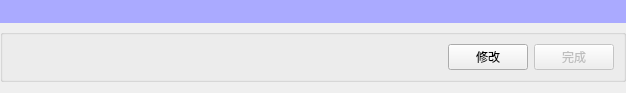
<?xml version="1.0" encoding="UTF-8"?>
<ui version="4.0">
 <class>DishesEdict</class>
 <widget class="QWidget" name="DishesEdict">
  <property name="geometry">
   <rect>
    <x>0</x>
    <y>0</y>
    <width>626</width>
    <height>93</height>
   </rect>
  </property>
  <property name="minimumSize">
   <size>
    <width>0</width>
    <height>0</height>
   </size>
  </property>
  <property name="maximumSize">
   <size>
    <width>16777215</width>
    <height>800</height>
   </size>
  </property>
  <property name="windowTitle">
   <string>Form</string>
  </property>
  <layout class="QVBoxLayout" name="verticalLayout">
   <property name="leftMargin">
    <number>0</number>
   </property>
   <property name="topMargin">
    <number>0</number>
   </property>
   <property name="rightMargin">
    <number>0</number>
   </property>
   <item>
    <widget class="QWidget" name="widget" native="true">
     <property name="styleSheet">
      <string notr="true">background-color: rgb(170, 170, 255);</string>
     </property>
     <layout class="QHBoxLayout" name="horizontalLayout"/>
    </widget>
   </item>
   <item>
    <widget class="QGroupBox" name="groupBox_3">
     <property name="title">
      <string/>
     </property>
     <layout class="QHBoxLayout" name="horizontalLayout_3">
      <item>
       <spacer name="horizontalSpacer">
        <property name="orientation">
         <enum>Qt::Horizontal</enum>
        </property>
        <property name="sizeHint" stdset="0">
         <size>
          <width>40</width>
          <height>20</height>
         </size>
        </property>
       </spacer>
      </item>
      <item>
       <widget class="QPushButton" name="pushButton">
        <property name="text">
         <string>修改</string>
        </property>
       </widget>
      </item>
      <item>
       <widget class="QPushButton" name="pushButton_2">
        <property name="enabled">
         <bool>false</bool>
        </property>
        <property name="text">
         <string>完成</string>
        </property>
       </widget>
      </item>
     </layout>
    </widget>
   </item>
  </layout>
 </widget>
 <resources/>
 <connections/>
</ui>
